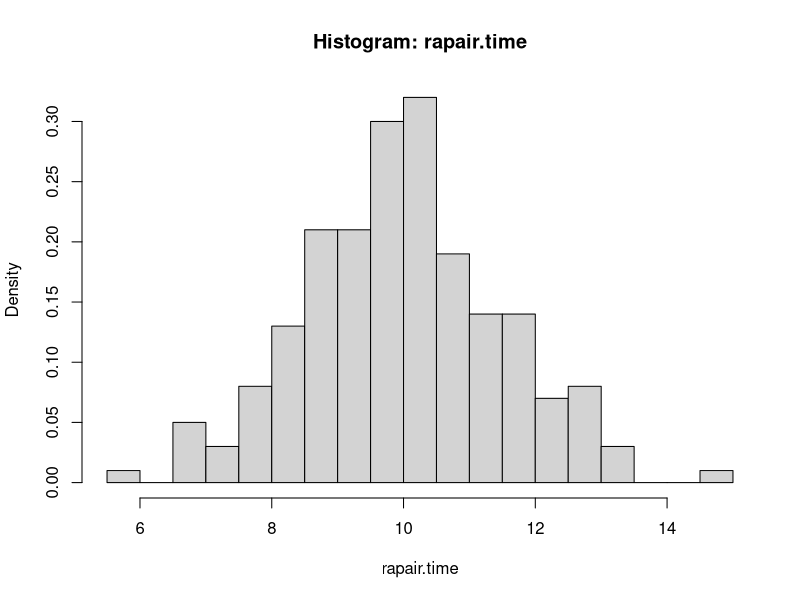
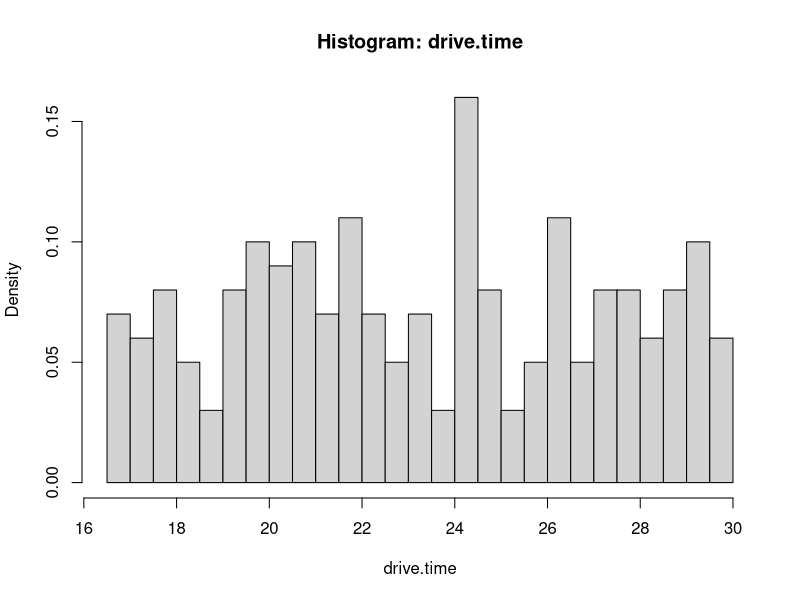
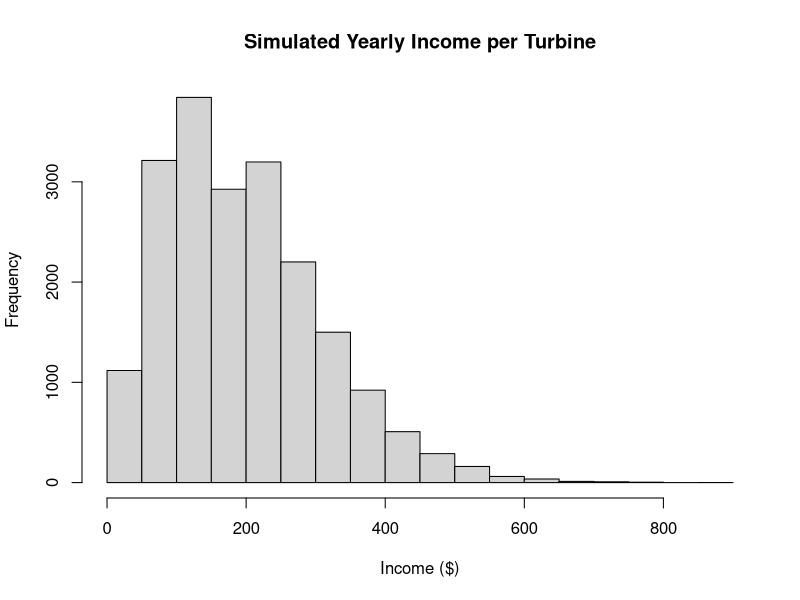
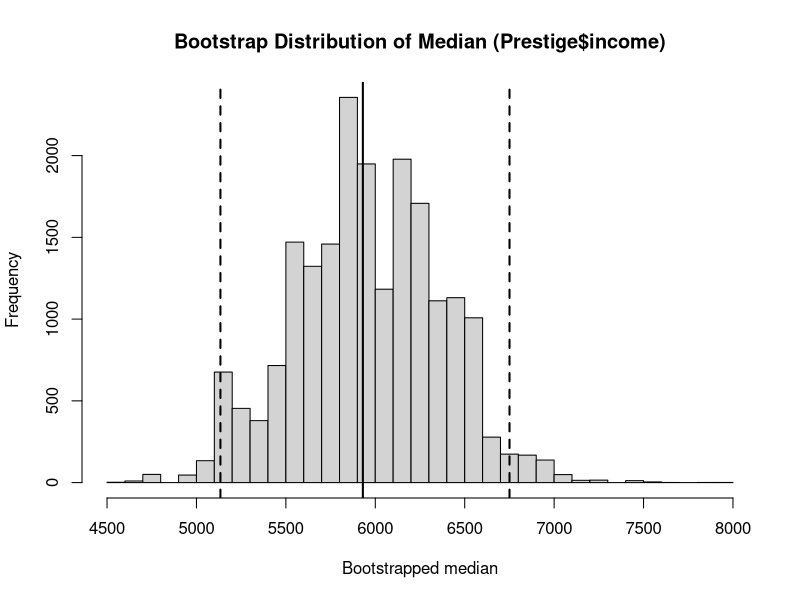
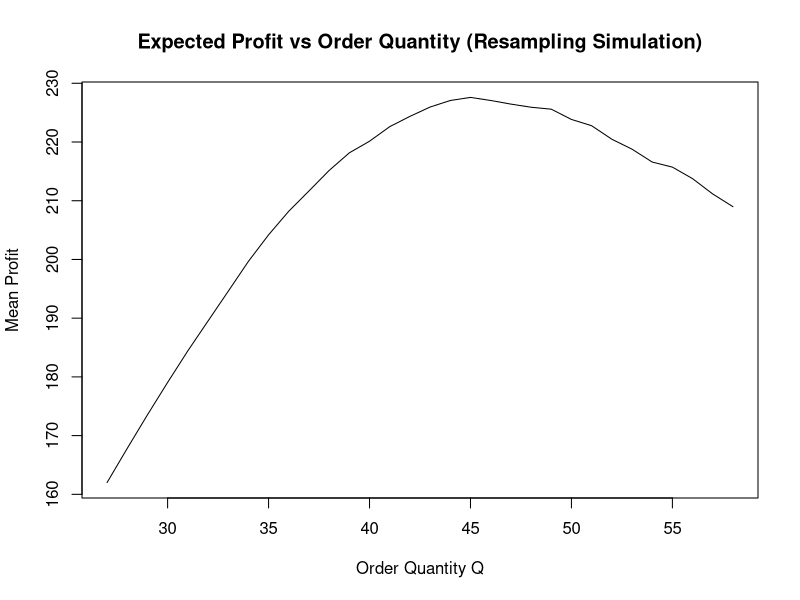
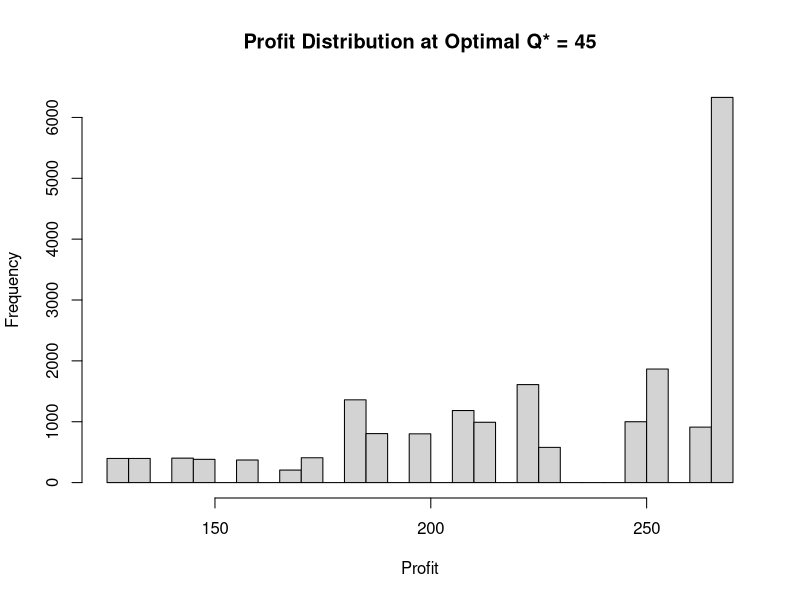

Here is the R script that generated these plots, in order:
## ---- chunk 1
set.seed(123)

# Load data
wind <- read.csv("windTurbineData(3).csv")

cat("\nWind turbine columns:\n")
print(colnames(wind))
cat("\nFirst 5 rows:\n")
print(head(wind))

# Correct columns in your file
fail   <- wind$failure.count
repair <- wind$rapair.time     # misspelled in file
drive  <- wind$drive.time

cat("\nSummary stats:\n")
print(summary(wind))
## ---- chunk 2
mean_fail <- mean(fail)
var_fail  <- var(fail)

cat("\nFailCount mean =", mean_fail, "\n")
cat("FailCount variance =", var_fail, "\n")

lambda_hat <- mean_fail
cat("Poisson lambda_hat =", lambda_hat, "\n")

# Fit Negative Binomial (MASS)
if (!requireNamespace("MASS", quietly=TRUE)) install.packages("MASS")
library(MASS)

nb_fit <- fitdistr(fail, "Negative Binomial")
cat("\nNegative Binomial fit:\n")
print(nb_fit)

if (!requireNamespace("fitdistrplus", quietly=TRUE)) install.packages("fitdistrplus")
library(fitdistrplus)

cat("\nHistograms for input analysis...\n")
hist(repair, breaks=20, probability=TRUE, main="Histogram: rapair.time", xlab="rapair.time")
hist(drive,  breaks=20, probability=TRUE, main="Histogram: drive.time",  xlab="drive.time")

# Fit RepairTime distributions
fit_repair_norm  <- fitdist(repair, "norm")
fit_repair_logn  <- fitdist(repair, "lnorm")
fit_repair_gamma <- fitdist(repair, "gamma")
fit_repair_weib  <- fitdist(repair, "weibull")

# Fit DriveTime distributions
fit_drive_norm  <- fitdist(drive, "norm")
fit_drive_logn  <- fitdist(drive, "lnorm")
fit_drive_gamma <- fitdist(drive, "gamma")
fit_drive_weib  <- fitdist(drive, "weibull")

# AIC comparison tables
repair_AIC <- data.frame(
  Distribution = c("Normal","Lognormal","Gamma","Weibull"),
  AIC = c(fit_repair_norm$aic, fit_repair_logn$aic, fit_repair_gamma$aic, fit_repair_weib$aic)
)

drive_AIC <- data.frame(
  Distribution = c("Normal","Lognormal","Gamma","Weibull"),
  AIC = c(fit_drive_norm$aic, fit_drive_logn$aic, fit_drive_gamma$aic, fit_drive_weib$aic)
)

cat("\nRepairTime AIC Comparison:\n")
print(repair_AIC)

cat("\nDriveTime AIC Comparison:\n")
print(drive_AIC)

# Select best continuous models (lowest AIC)
best_repair_name <- repair_AIC$Distribution[which.min(repair_AIC$AIC)]
best_drive_name  <- drive_AIC$Distribution[which.min(drive_AIC$AIC)]

cat("\nBest RepairTime model:", best_repair_name, "\n")
cat("Best DriveTime model:", best_drive_name, "\n")
## ---- chunk 3
N <- 20000

# Decide FailCount model: use NegBin if overdispersed
use_negbin <- (var_fail > mean_fail * 1.2)

if (use_negbin) {
  size_hat <- nb_fit$estimate["size"]
  mu_hat   <- nb_fit$estimate["mu"]
  fail_sim <- rnbinom(N, size=size_hat, mu=mu_hat)
  cat("\nFailCount model used: Negative Binomial\n")
  cat("size =", size_hat, "mu =", mu_hat, "\n")
} else {
  fail_sim <- rpois(N, lambda=lambda_hat)
  cat("\nFailCount model used: Poisson\n")
  cat("lambda =", lambda_hat, "\n")
}

# Simulate RepairTime using chosen best model
if (best_repair_name == "Normal") {
  repair_sim <- rnorm(N, mean=fit_repair_norm$estimate["mean"], sd=fit_repair_norm$estimate["sd"])
} else if (best_repair_name == "Lognormal") {
  repair_sim <- rlnorm(N, meanlog=fit_repair_logn$estimate["meanlog"], sdlog=fit_repair_logn$estimate["sdlog"])
} else if (best_repair_name == "Gamma") {
  repair_sim <- rgamma(N, shape=fit_repair_gamma$estimate["shape"], rate=fit_repair_gamma$estimate["rate"])
} else {
  repair_sim <- rweibull(N, shape=fit_repair_weib$estimate["shape"], scale=fit_repair_weib$estimate["scale"])
}

# Simulate DriveTime using chosen best model
if (best_drive_name == "Normal") {
  drive_sim <- rnorm(N, mean=fit_drive_norm$estimate["mean"], sd=fit_drive_norm$estimate["sd"])
} else if (best_drive_name == "Lognormal") {
  drive_sim <- rlnorm(N, meanlog=fit_drive_logn$estimate["meanlog"], sdlog=fit_drive_logn$estimate["sdlog"])
} else if (best_drive_name == "Gamma") {
  drive_sim <- rgamma(N, shape=fit_drive_gamma$estimate["shape"], rate=fit_drive_gamma$estimate["rate"])
} else {
  drive_sim <- rweibull(N, shape=fit_drive_weib$estimate["shape"], scale=fit_drive_weib$estimate["scale"])
}

# Income formula
income_sim <- 2 * (repair_sim + drive_sim) * fail_sim

# Report stats + 95% CI for mean
mean_income <- mean(income_sim)
sd_income   <- sd(income_sim)
CI_income   <- mean_income + c(-1, 1) * 1.96 * sd_income / sqrt(N)

cat("\n--- Problem 1(b) Results ---\n")
cat("Mean income =", mean_income, "\n")
cat("SD income   =", sd_income, "\n")
cat("95% CI for mean income =", CI_income[1], "to", CI_income[2], "\n")

hist(income_sim, breaks=30, main="Simulated Yearly Income per Turbine", xlab="Income ($)")

## ---- chunk 4

if (!requireNamespace("car", quietly=TRUE)) install.packages("car")
library(car)
data("Prestige")

income <- Prestige$income
income <- income[!is.na(income)]

B <- 20000
n <- length(income)

boot_medians <- numeric(B)
for (b in 1:B) {
  boot_medians[b] <- median(sample(income, size=n, replace=TRUE))
}

median_hat <- median(income)
CI_median  <- quantile(boot_medians, probs=c(0.025, 0.975))

cat("\n--- Problem 2 Results ---\n")
cat("Sample median =", median_hat, "\n")
cat("95% Bootstrap CI for median:\n")
print(CI_median)

hist(boot_medians, breaks=30,
     main="Bootstrap Distribution of Median (Prestige$income)",
     xlab="Bootstrapped median")
abline(v=median_hat, lwd=2)
abline(v=CI_median[1], lty=2, lwd=2)
abline(v=CI_median[2], lty=2, lwd=2)

## ---- chunk 5

news <- read.csv("newsVendorData(1).csv")

cat("\nNewsvendor columns:\n")
print(colnames(news))
cat("\nFirst 5 rows:\n")
print(head(news))

demand <- news$demand

C <- 12
R <- 18
S <- 10

profit_fn <- function(Q, D) {
  sold <- pmin(Q, D)
  leftover <- pmax(Q - D, 0)
  R*sold + S*leftover - C*Q
}

Q_grid <- seq(min(demand), max(demand), by=1)
B <- 20000

avg_profit <- numeric(length(Q_grid))

for (i in seq_along(Q_grid)) {
  Q <- Q_grid[i]
  D_sim <- sample(demand, size=B, replace=TRUE)
  avg_profit[i] <- mean(profit_fn(Q, D_sim))
}

Q_star <- Q_grid[which.max(avg_profit)]
cat("\nOptimal purchase quantity Q* =", Q_star, "\n")

plot(Q_grid, avg_profit, type="l",
     main="Expected Profit vs Order Quantity (Resampling Simulation)",
     xlab="Order Quantity Q", ylab="Mean Profit")

# Profit distribution at optimal Q*
D_star <- sample(demand, size=B, replace=TRUE)
profit_star <- profit_fn(Q_star, D_star)

CI_profit <- quantile(profit_star, probs=c(0.025, 0.975))

cat("\n--- Problem 3 Results ---\n")
cat("Mean profit at Q* =", mean(profit_star), "\n")
cat("95% CI for profit at Q*:\n")
print(CI_profit)

hist(profit_star, breaks=30,
     main=paste("Profit Distribution at Optimal Q* =", Q_star),
     xlab="Profit")
